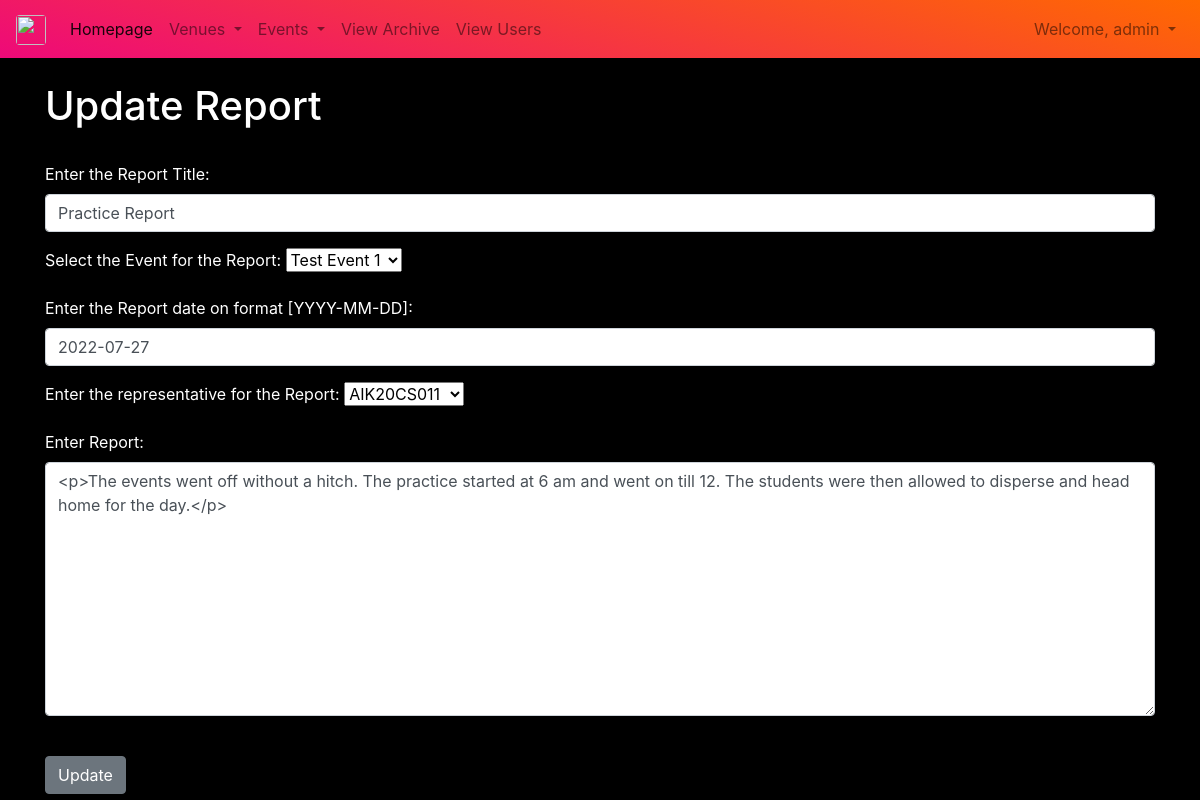
/updatereport/15 (signed in), run on the app's committed database.
### App2/models.py (models this page shows, shortened)
class Report(models.Model):
    title = models.CharField('Event Report', max_length=100)
    event = models.OneToOneField(Event, blank=False, on_delete=models.CASCADE)
    report_date = models.DateField('Report Date')
    report_author = models.ForeignKey(User, blank=False, null=False, on_delete=models.CASCADE)
    body = RichTextField(blank=False)

### App2/views.py (the view)
# urls.py: path("updatereport/<reportid>", views.updreport, name="updatereport" ),
def updreport(request, reportid):
    report = Report.objects.get(pk=reportid)
    if request.user == report.report_author or request.user.is_superuser:
        form = ReportForm(request.POST or None, instance=report)
        if form.is_valid():
            form.save()
            messages.success(request, ("Report updated."))
            return HttpResponseRedirect('/reports')
    else:
        messages.error(request, ("Only the Admin or the Report Author can update the report."))
        return HttpResponseRedirect('/reports')
    return render(request, 'App2/updatereport.html',
                  {'report': report,
                   'form': form})

### App2/forms.py
class ReportForm(ModelForm):
	class Meta:
		model = Report
		fields = ('title','event','report_date','report_author','body',)
		labels = {
			'title': 'Enter the Report Title',
			'event': 'Select the Event for the Report',
			'report_date': 'Enter the Report date on format [YYYY-MM-DD]',
			'report_author': 'Enter the representative for the Report',
			'body': 'Enter Report',
		}
		widgets = {
			'title': forms.TextInput(attrs={'class': 'form-control', 'placeholder': 'Report Title'}),
			'event': forms.Select(attrs={'class': 'form-select', 'placeholder': 'Report on Event'}),
			'report_date': forms.DateInput(attrs={'class': 'form-control', 'placeholder': 'Report Date'}),
			'report_author': forms.Select(attrs={'class': 'form-select', 'placeholder': 'Representative writing Report'}),
			'body': forms.Textarea(attrs={'class': 'form-control', 'placeholder': 'Report'})
		}

### App2/models.py (called while the page is built)
    def __str__(self):
        return self.name

### App2/templates/App2/updatereport.html (shortened to what this page needs)
<!DOCTYPE html>
<html lang="en">
<head>
</head>
<body>
{% extends 'App2/header.html' %}
{% block content %}
{% if user.is_authenticated %}
	<h1 id="header">Update Report</h1>
	<br/>
	<form action="" method=POST class="frm">
		{{ form.as_p }}
		<br/>
		<input type="submit" value="Update" class="btn btn-secondary">
{% else %}
	<h1 id="head">Sorry! You Must Be Logged In To View This Page</h1>
	<br/>
	<p>Please <a href="/login">login</a> to edit the document</p>
    </form>
{% endif %}
{% endblock %}

### App2/templates/App2/includes/navbar.html (shortened to what this page needs)
<!DOCTYPE html>
<html lang="en">
<head>
</head>
<body>
{% if user.is_authenticated %}
    {% if user.is_superuser %}
        <nav class="navbar navbar-expand-lg navbar-light bg-custom-2">
          <a class="navbar-brand" href="/">
            <img src="https://aisat.ac.in/wp-content/uploads/2018/05/logo.png" class="rounded" width="30" height="30" alt="" loading="lazy">
          </a>
          <div class="collapse navbar-collapse" id="navbarSupportedContent1">
            <ul class="navbar-nav mr-auto">
              <li class="nav-item active">
                <a class="nav-link" href="clubhomepage">Homepage<span class="sr-only">(current)</span></a>
              </li>
              <li class="nav-item dropdown">
                <a class="nav-link dropdown-toggle" href="#" id="navbarDropdown1" role="button" data-toggle="dropdown" aria-haspopup="true" aria-expanded="false">
                  Venues
                </a>
              </li>
              <li class="nav-item dropdown">
                <a class="nav-link dropdown-toggle" href="#" id="navbarDropdown2" role="button" data-toggle="dropdown" aria-haspopup="true" aria-expanded="false">
                  Events
                </a>
              </li>
              <li class="nav-item">
                <a class="nav-link" href="/reports">View Archive</a>
              </li>
              <li class="nav-item">
                <a class="nav-link" href="/users">View Users</a>
              </li>
            </ul>
            <ul class="navbar-nav">
                {% if user.is_authenticated %}
                <li class="nav-item dropdown">
                <a class="nav-link dropdown-toggle" href="#" id="navbarDropdown4" role="button" data-toggle="dropdown" aria-haspopup="true" aria-expanded="false">
                    Welcome, {{user.username}}
                </a>
              </li>
                {% else %}
                <li class="nav-item">
                    <a class="nav-link" href="/login">Login</a>
                </li>
                {% endif %}
            </ul>
          </div>
        </nav>
    {% endif %}
{% endif %}
</body>
</html>

### App2/static/css/home.css (style rules this page uses)
body { background-color: black !important; }
#header { color: white; !important }
.frm { color: white; !important }

### App2/templates/App2/includes/navbar.html (style rules this page uses)
.bg-custom-2 { background-image: linear-gradient(15deg, #ee0979 0%, #ff6a00 100%); }

### data on the page
Report: title "Practice Report", event "Test Event 1", report_date "2022-07-27", report_author "AIK20CS011", body "<p>The events went off without a hitch. The practice started at 6 am and went on till 12. The students were then allowed to disperse and head home for the day.</p>"

### other printed values
{{ user.username }} "admin"
